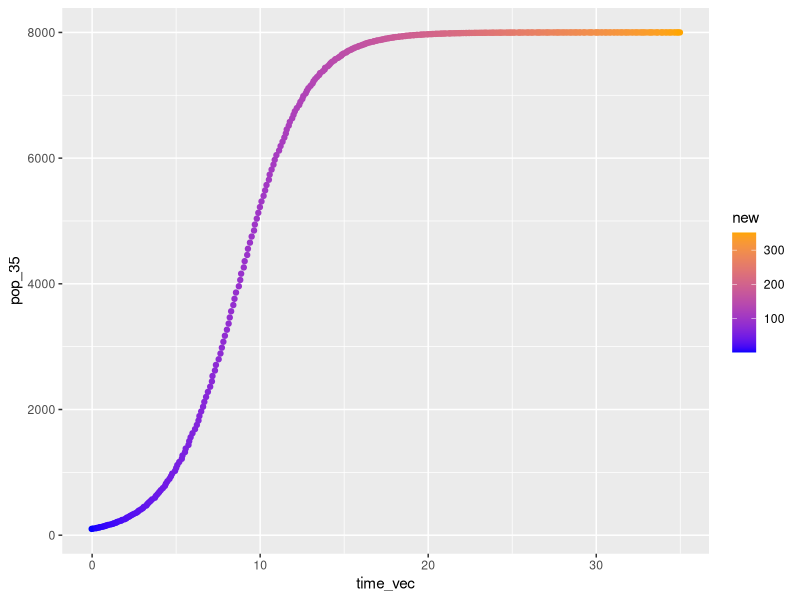
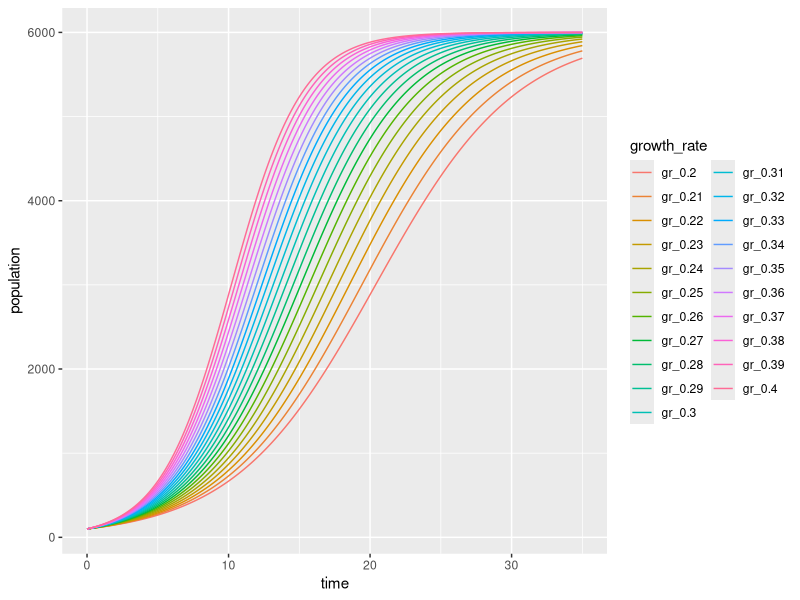

Source code (R) for these figures, in order:
## ---- chunk 1
library(tidyverse)
## ---- chunk 2
quarter_splits <- c(1.0, 1.1, 1.2, 1.1, 1.4, 1.5, 1.6, 1.4)

for(i in quarter_splits) {
  half_time <- quarter_splits[i] + quarter_splits[i+1]
  print(half_time)
}

for(i in seq_along(quarter_splits)) {
  half_time <- quarter_splits[i] + quarter_splits[i+1]
  print(half_time)
}

## ---- chunk 3

double_this <- function(my_value) {
  print(2*my_value)
}

double_this(200)

double_this(c(1,2,100,125,175))
## ---- chunk 4

age <- function(name,age) {
  print(paste("I am,", name, "and I am", age, "years old"))
}

age(age= 29, name = "Javier")
age( "Javier" , 29)
## ---- chunk 5

convert_animal_age <- function(x,y) {
  if (x == "dog") {
    print(paste("Your dog is", y*7, "human years old"))
  }
  else if (x == "goat") {
    print(paste("Your goat is", y*4.7, "human years old"))
  }
  else{
    print("We dont have the convertion data for that animal")
  }
}
convert_animal_age("ele",5)
## ---- chunk 6

dog_choice <- tribble(
  ~dog_name, ~food,
  "Khora", "everything",
  "Teddy", "salmon",
  "Waffle", "pancakes",
  "Banjo", "chicken",
)


dog_menu <- function(name) {
  my_subset <- filter(dog_choice, dog_name == name)
  print(paste("My name is", my_subset$dog_name, "and my favorite food is", my_subset$food))
}

dog_menu("Waffle")

## ---- chunk 7
#Apply a mean over specific columns within a data frames

means_over_columns <- function(df) {
  for (i in seq_along(df)) {
    col_mean <- mean(df[[i]], na.rm = TRUE)
    col_name <- colnames(df[i])
    print(paste("The mean value of", col_name, "is", col_mean))
  }
}

means_over_columns(mtcars)
## ---- chunk 8
x <- c(1,2,3,4)
y <- c(7,10,25)

fruit_out <- matrix(nrow = length(y), ncol = length(x))

for (i in seq_along(x)) {
  for (j in seq_along(y)) {
    total_cost <- y[j] * x[i]
    fruit_out[j, i] <- total_cost
  }
}

fruit_out
## ---- chunk 9

moods = c("crazy","cool","happy")
characters = c("teacher","student","surfer","roomie")

palette <- matrix(nrow = length(characters), ncol = length(moods))

for (i in seq_along(characters)) {
  for (j in seq_along(moods)) {
    mix <- paste(characters[i] , moods[j])
    palette[i,j] <- mix
  }
}
palette

## ---- chunk 10
# crate a function with a shortcut: MAC cmd + option + x

function_example <- function(x, ab) {
  x + 100 * ab
}
## ---- chunk 11
logistic_growth <- function(k, n0, r, time) {
  k / (1 + ((k -n0) / n0) * exp (-r * time))
}

# Always test your functions, TEST IT!
logistic_growth(1,2,3,4)
## ---- chunk 12
time_vec <- seq(0,35,by = 0.1)
head(time_vec)

pop_35 <- logistic_growth(n0 = 100, k = 8000, r = 0.5, time = time_vec)

pop_time35_df <- data.frame(time_vec, pop_35)

pop_time35_df$new <- c(1:length(pop_35))

## ---- chunk 13
ggplot(data = pop_time35_df, aes(x=time_vec, y= pop_35)) + 
  geom_jitter(aes(color= new)) +
  scale_color_gradient(low="blue", high = "orange")

## ---- chunk 14
pop_35_vec <- vector(mode = "numeric", length = length(time_vec))


for (i in seq_along(time_vec)) {
  population <- logistic_growth(n0=100, k = 6000, r = 0.27, time = time_vec[i])
  pop_35_vec[i] <- population
}

## ---- chunk 15
r_seq <- seq(from = 0.2, to = 0.4, by= 0.01)
class(r_seq)
## ---- chunk 16

out_matrix <- matrix(nrow = length(time_vec), ncol = length(r_seq))

for (i in seq_along(r_seq)) {
  for (j in seq_along(time_vec)) {
    pop <- logistic_growth(n0 = 100, k = 6000, r=r_seq[i], time = time_vec[j])
    out_matrix[j,i] <- pop
  }
}
## ---- chunk 17
logistic_df <- data.frame(out_matrix, time = time_vec)
## ---- chunk 18
colnames(logistic_df) <- c(paste0("gr_", r_seq), "time")
## ---- chunk 19
logistic_df_long <- logistic_df |> 
  pivot_longer(cols = -time, values_to = "population",names_to = "growth_rate")


ggplot(logistic_df_long, aes(x=time, y = population)) + 
  geom_line(aes(color = growth_rate))

## ---- chunk 20
calc_windpower <- function(rho, radius, windspeed) {
  
  if (windspeed > 130) {
    print("FAST")
  }
  else if (rho > 1.225) {
    warning("That air density is supicious.")
  }
  if (radius < 0)
    stop("Rotor radius must be a positive value (meters) ")
  0.3*rho*pi*(radius^2)*(windspeed^3)
}
## ---- chunk 21
calc_windpower(1,2,3)
